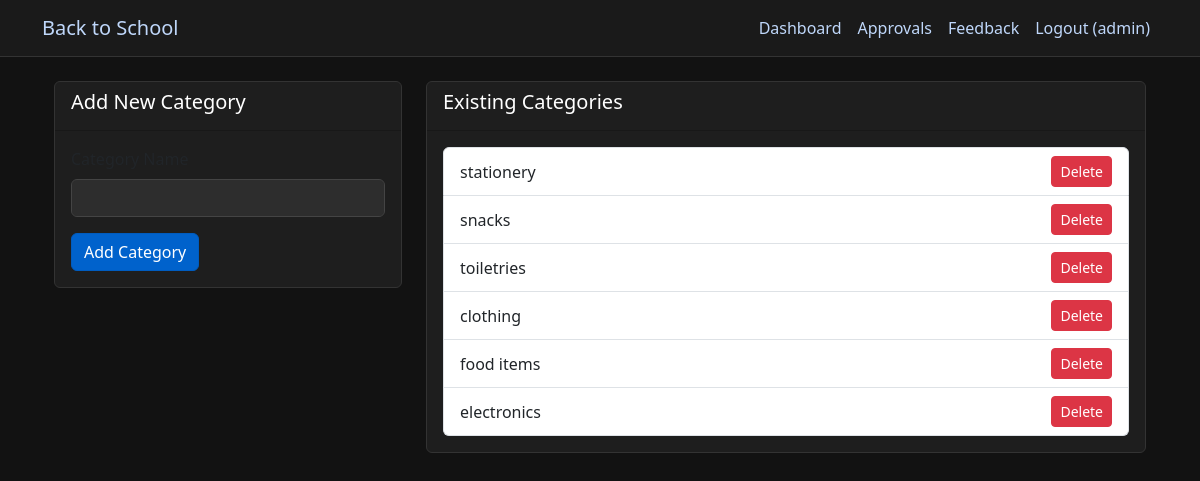
The app's page /admin/categories (signed in), older data.
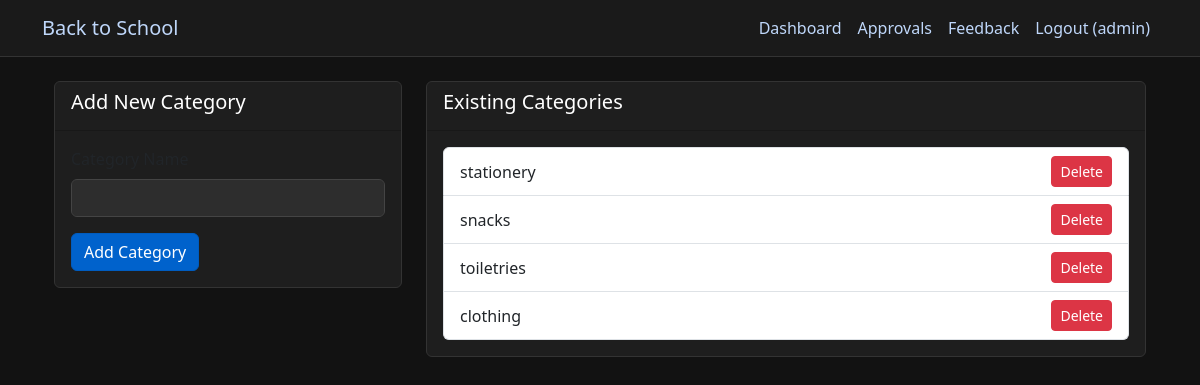
The same page, newer data.
### app.py (models this page shows)
class ProductCategory(db.Model):
    id = db.Column(db.Integer, primary_key=True)
    name = db.Column(db.String(50), unique=True, nullable=False)

### app.py (the view, shortened to what this page needs)
@app.route('/admin/categories', methods=['GET', 'POST'])
@role_required(['app_admin'])
def manage_categories():
    categories = ProductCategory.query.all()
    return render_template('admin/manage_categories.html', categories=categories)

### app.py (called while the page is built)
def role_required(roles):
    def decorator(f):
        @wraps(f)
        def decorated_function(*args, **kwargs):
            if 'user_id' not in session:
                flash('Please log in to access this page', 'error')
                return redirect(url_for('login'))
            if session['role'] not in roles:
                flash('You do not have permission to access this page', 'error')
                return redirect(url_for('dashboard'))
            return f(*args, **kwargs)
        return decorated_function
    return decorator

@app.before_request
def load_logged_in_user():
    user_id = session.get('user_id')
    if user_id is None:
        g.user = None
    else:
        g.user = db.session.get(User, user_id)

@app.context_processor
def inject_user():
    return dict(current_user=g.user)

### templates/admin/manage_categories.html
{% extends "base.html" %}
{% block content %}
<div class="container">
    <div class="row">
        <div class="col-md-4">
            <div class="card">
                <div class="card-header">
                    <h5>Add New Category</h5>
                </div>
                <div class="card-body">
                    <form method="POST" action="{{ url_for('manage_categories') }}">
                        <div class="mb-3">
                            <label for="name" class="form-label">Category Name</label>
                            <input type="text" class="form-control" id="name" name="name" required>
                        </div>
                        <button type="submit" class="btn btn-primary">Add Category</button>
                    </form>
                </div>
            </div>
        </div>
        <div class="col-md-8">
            <div class="card">
                <div class="card-header">
                    <h5>Existing Categories</h5>
                </div>
                <div class="card-body">
                    <ul class="list-group">
                        {% for category in categories %}
                        <li class="list-group-item d-flex justify-content-between align-items-center">
                            {{ category.name }}
                            <form action="{{ url_for('delete_category', cat_id=category.id) }}" method="POST" onsubmit="return confirm('Are you sure you want to delete this category?');">
                                <button type="submit" class="btn btn-danger btn-sm">Delete</button>
                            </form>
                        </li>
                        {% else %}
                        <li class="list-group-item">No categories found.</li>
                        {% endfor %}
                    </ul>
                </div>
            </div>
        </div>
    </div>
</div>
{% endblock %}

Row changes from the older to the newer data that the page shows:
removed ProductCategory: name "food items"
removed ProductCategory: name "electronics"
